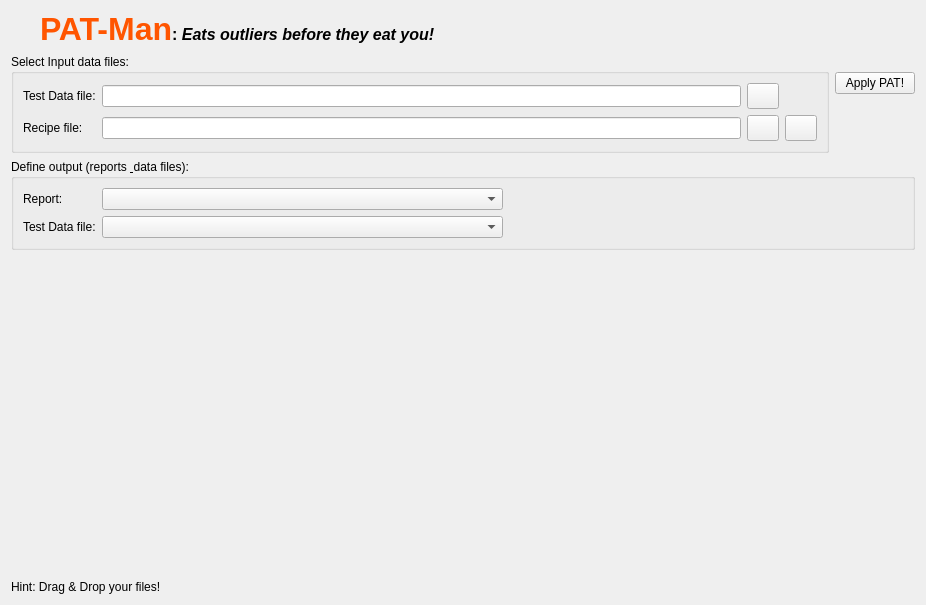
<?xml version="1.0" encoding="UTF-8"?>
<ui version="4.0">
 <class>PATWidgetFT</class>
 <widget class="QWidget" name="PATWidgetFT">
  <property name="geometry">
   <rect>
    <x>0</x>
    <y>0</y>
    <width>926</width>
    <height>605</height>
   </rect>
  </property>
  <property name="sizePolicy">
   <sizepolicy hsizetype="Expanding" vsizetype="Preferred">
    <horstretch>0</horstretch>
    <verstretch>0</verstretch>
   </sizepolicy>
  </property>
  <property name="windowTitle">
   <string>Form</string>
  </property>
  <property name="windowIcon">
   <iconset resource="gex.qrc">
    <normaloff>:/gex/icons/gex_application_48x48.png</normaloff>:/gex/icons/gex_application_48x48.png</iconset>
  </property>
  <layout class="QGridLayout" name="gridLayout_5">
   <item row="0" column="0">
    <layout class="QHBoxLayout" name="horizontalLayoutTitle">
     <item>
      <widget class="QPushButton" name="buttonDetachWindow">
       <property name="maximumSize">
        <size>
         <width>23</width>
         <height>20</height>
        </size>
       </property>
       <property name="toolTip">
        <string>Detach / Attach window...</string>
       </property>
       <property name="icon">
        <iconset resource="../gex.qrc">
         <normaloff>:/gex/icons/pin.png</normaloff>:/gex/icons/pin.png</iconset>
       </property>
       <property name="iconSize">
        <size>
         <width>32</width>
         <height>32</height>
        </size>
       </property>
       <property name="checkable">
        <bool>true</bool>
       </property>
       <property name="flat">
        <bool>true</bool>
       </property>
      </widget>
     </item>
     <item>
      <widget class="QLabel" name="TextLabelTitle">
       <property name="font">
        <font>
         <family>Ms Sans Serif</family>
         <pointsize>12</pointsize>
         <weight>75</weight>
         <bold>true</bold>
        </font>
       </property>
       <property name="text">
        <string>&lt;font color=&quot;#ff5500&quot; size=&quot;+3&quot;&gt;PAT-Man&lt;/font&gt;: &lt;i&gt;Eats outliers before they eat you!&lt;/i&gt;</string>
       </property>
       <property name="textFormat">
        <enum>Qt::RichText</enum>
       </property>
       <property name="alignment">
        <set>Qt::AlignVCenter</set>
       </property>
       <property name="wordWrap">
        <bool>false</bool>
       </property>
      </widget>
     </item>
    </layout>
   </item>
   <item row="1" column="0">
    <layout class="QHBoxLayout" name="horizontalLayoutInput">
     <property name="sizeConstraint">
      <enum>QLayout::SetMaximumSize</enum>
     </property>
     <item>
      <widget class="QGroupBox" name="groupBoxInputFiles">
       <property name="title">
        <string>Select Input data files:</string>
       </property>
       <layout class="QGridLayout" name="gridLayout_2">
        <item row="0" column="0">
         <layout class="QGridLayout" name="gridLayoutInput">
          <item row="0" column="0">
           <widget class="QLabel" name="labelDataFile">
            <property name="text">
             <string>Test Data file:</string>
            </property>
           </widget>
          </item>
          <item row="0" column="1">
           <widget class="QLineEdit" name="lineEditDataFile"/>
          </item>
          <item row="0" column="2">
           <widget class="QPushButton" name="buttonSelectDataFile">
            <property name="sizePolicy">
             <sizepolicy hsizetype="Fixed" vsizetype="Fixed">
              <horstretch>0</horstretch>
              <verstretch>0</verstretch>
             </sizepolicy>
            </property>
            <property name="minimumSize">
             <size>
              <width>32</width>
              <height>26</height>
             </size>
            </property>
            <property name="maximumSize">
             <size>
              <width>32</width>
              <height>26</height>
             </size>
            </property>
            <property name="toolTip">
             <string>Select data file</string>
            </property>
            <property name="text">
             <string/>
            </property>
            <property name="icon">
             <iconset resource="../gex.qrc">
              <normaloff>:/gex/icons/file_open.png</normaloff>:/gex/icons/file_open.png</iconset>
            </property>
            <property name="iconSize">
             <size>
              <width>32</width>
              <height>32</height>
             </size>
            </property>
           </widget>
          </item>
          <item row="1" column="0">
           <widget class="QLabel" name="labelRecipeFile">
            <property name="text">
             <string>Recipe file:</string>
            </property>
           </widget>
          </item>
          <item row="1" column="1">
           <widget class="QLineEdit" name="lineEditRecipeFile"/>
          </item>
          <item row="1" column="2">
           <widget class="QPushButton" name="buttonSelectRecipeFile">
            <property name="sizePolicy">
             <sizepolicy hsizetype="Fixed" vsizetype="Fixed">
              <horstretch>0</horstretch>
              <verstretch>0</verstretch>
             </sizepolicy>
            </property>
            <property name="minimumSize">
             <size>
              <width>32</width>
              <height>26</height>
             </size>
            </property>
            <property name="maximumSize">
             <size>
              <width>32</width>
              <height>26</height>
             </size>
            </property>
            <property name="toolTip">
             <string>Select recipe file</string>
            </property>
            <property name="text">
             <string/>
            </property>
            <property name="icon">
             <iconset resource="../gex.qrc">
              <normaloff>:/gex/icons/file_open.png</normaloff>:/gex/icons/file_open.png</iconset>
            </property>
            <property name="iconSize">
             <size>
              <width>32</width>
              <height>32</height>
             </size>
            </property>
           </widget>
          </item>
          <item row="1" column="3">
           <widget class="QPushButton" name="buttonEditRecipe">
            <property name="sizePolicy">
             <sizepolicy hsizetype="Fixed" vsizetype="Fixed">
              <horstretch>0</horstretch>
              <verstretch>0</verstretch>
             </sizepolicy>
            </property>
            <property name="minimumSize">
             <size>
              <width>32</width>
              <height>26</height>
             </size>
            </property>
            <property name="maximumSize">
             <size>
              <width>32</width>
              <height>26</height>
             </size>
            </property>
            <property name="toolTip">
             <string>Edit Recipe File </string>
            </property>
            <property name="text">
             <string/>
            </property>
            <property name="icon">
             <iconset resource="../gex.qrc">
              <normaloff>:/gex/icons/script_edit.png</normaloff>:/gex/icons/script_edit.png</iconset>
            </property>
            <property name="iconSize">
             <size>
              <width>32</width>
              <height>32</height>
             </size>
            </property>
            <property name="autoDefault">
             <bool>true</bool>
            </property>
           </widget>
          </item>
         </layout>
        </item>
       </layout>
      </widget>
     </item>
     <item>
      <layout class="QVBoxLayout" name="verticalLayout">
       <property name="sizeConstraint">
        <enum>QLayout::SetDefaultConstraint</enum>
       </property>
       <item>
        <widget class="QPushButton" name="pushButtonProcessFile">
         <property name="sizePolicy">
          <sizepolicy hsizetype="Minimum" vsizetype="Fixed">
           <horstretch>0</horstretch>
           <verstretch>0</verstretch>
          </sizepolicy>
         </property>
         <property name="toolTip">
          <string>Process test data file (apply PAT limits)...</string>
         </property>
         <property name="text">
          <string>Apply PAT!</string>
         </property>
        </widget>
       </item>
       <item>
        <spacer name="verticalSpacer">
         <property name="orientation">
          <enum>Qt::Vertical</enum>
         </property>
         <property name="sizeType">
          <enum>QSizePolicy::Minimum</enum>
         </property>
         <property name="sizeHint" stdset="0">
          <size>
           <width>20</width>
           <height>40</height>
          </size>
         </property>
        </spacer>
       </item>
      </layout>
     </item>
    </layout>
   </item>
   <item row="2" column="0">
    <widget class="QGroupBox" name="groupBoxOutputFiles">
     <property name="sizePolicy">
      <sizepolicy hsizetype="Expanding" vsizetype="Preferred">
       <horstretch>0</horstretch>
       <verstretch>0</verstretch>
      </sizepolicy>
     </property>
     <property name="title">
      <string>Define output (reports &amp; data files):</string>
     </property>
     <layout class="QGridLayout" name="gridLayout">
      <item row="0" column="0">
       <widget class="QLabel" name="labelReportFormat">
        <property name="text">
         <string>Report:</string>
        </property>
       </widget>
      </item>
      <item row="0" column="1">
       <widget class="QComboBox" name="comboBoxReportFormat">
        <property name="sizePolicy">
         <sizepolicy hsizetype="Expanding" vsizetype="Fixed">
          <horstretch>0</horstretch>
          <verstretch>0</verstretch>
         </sizepolicy>
        </property>
        <property name="toolTip">
         <string>Define the PAT processing report format to create</string>
        </property>
       </widget>
      </item>
      <item row="0" column="2">
       <spacer name="horizontalSpacer_2">
        <property name="orientation">
         <enum>Qt::Horizontal</enum>
        </property>
        <property name="sizeHint" stdset="0">
         <size>
          <width>397</width>
          <height>20</height>
         </size>
        </property>
       </spacer>
      </item>
      <item row="1" column="0">
       <widget class="QLabel" name="labelTestDataFormat">
        <property name="text">
         <string>Test Data file:</string>
        </property>
       </widget>
      </item>
      <item row="1" column="1">
       <widget class="QComboBox" name="comboBoxOutputTestDataFormat">
        <property name="sizePolicy">
         <sizepolicy hsizetype="Expanding" vsizetype="Fixed">
          <horstretch>0</horstretch>
          <verstretch>0</verstretch>
         </sizepolicy>
        </property>
        <property name="toolTip">
         <string>Define if create a output datalog file (eg: STDF, ATDF,...)</string>
        </property>
       </widget>
      </item>
      <item row="1" column="2">
       <spacer name="horizontalSpacer_3">
        <property name="orientation">
         <enum>Qt::Horizontal</enum>
        </property>
        <property name="sizeHint" stdset="0">
         <size>
          <width>397</width>
          <height>20</height>
         </size>
        </property>
       </spacer>
      </item>
     </layout>
    </widget>
   </item>
   <item row="3" column="0">
    <spacer name="verticalSpacer_4">
     <property name="orientation">
      <enum>Qt::Vertical</enum>
     </property>
     <property name="sizeHint" stdset="0">
      <size>
       <width>20</width>
       <height>315</height>
      </size>
     </property>
    </spacer>
   </item>
   <item row="4" column="0">
    <widget class="QLabel" name="TextLabelHint">
     <property name="text">
      <string>Hint: Drag &amp; Drop your files!</string>
     </property>
     <property name="alignment">
      <set>Qt::AlignLeading|Qt::AlignLeft|Qt::AlignTop</set>
     </property>
     <property name="wordWrap">
      <bool>true</bool>
     </property>
    </widget>
   </item>
  </layout>
 </widget>
 <resources>
  <include location="../gex.qrc"/>
 </resources>
 <connections/>
</ui>
